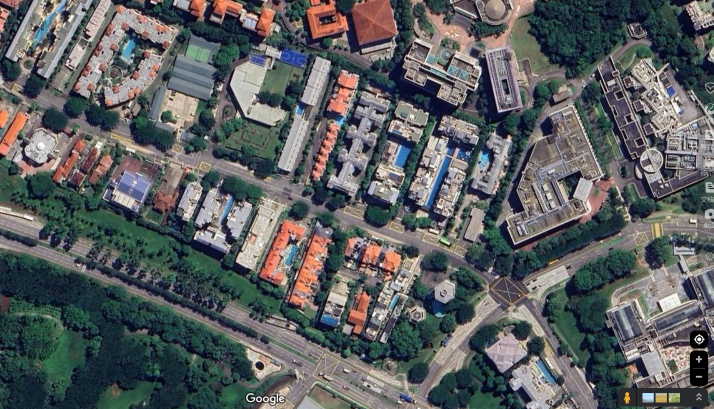
#> input picture map.png, 1427 x 818 px (shown at 1/2 size)
$ python average_spl.py
#> lines starting #> are read from the running program, lines starting #| are printed output that depends on the picture
import matplotlib.pyplot as plt
import matplotlib.image as mpimg
import numpy as np
from matplotlib.cm import ScalarMappable
from matplotlib.colors import Normalize

# 加载地图图片
def load_map_image(image_path):
#> called with image_path = 'map.png'
    return mpimg.imread(image_path)
#> returned value is the input picture: shape (818, 1427, 4) float32; mean R, G, B, A 0.36, 0.372, 0.376, 1

# 定义颜色映射：70dB -> 深红色，49dB -> 浅红色
def db_to_color(db):
    # 将分贝值线性映射到 0-1 的范围
    min_db, max_db = 49, 80
    normalized_value = (db - min_db) / (max_db - min_db)
    normalized_value = np.clip(normalized_value, 0, 1)  # 确保值在 [0, 1] 范围内
    # RGB 颜色：深红色 (0.5, 0, 0) 对应 70 dB，浅红色 (1, 0.7, 0.7) 对应 49 dB
    r = 1 - 0.5 * normalized_value
    g = 0.7 - 0.7 * normalized_value
    b = 0.7 - 0.7 * normalized_value
    return (r, g, b)

# 绘制地图并标注点
def plot_sound_map(image_path, points):
    # 加载地图图片
    map_image = load_map_image(image_path)
    height, width = map_image.shape[:2]  # 获取地图的高度和宽度
#> height = 818; width = 1427

    # 创建绘图
    fig, ax = plt.subplots(figsize=(10, 10))
    ax.imshow(map_image, extent=[0, width, 0, height])  # 显示地图图片

    for point in points:
        x, y, db = point  # 获取点的坐标和分贝值
        color = db_to_color(db)  # 根据分贝值计算颜色
        ax.scatter(x, y, color=color, s=100, edgecolor='black')  # 在地图上绘制点

    # 添加颜色条
    norm = Normalize(vmin=49, vmax=80)  # 定义归一化范围
    sm = ScalarMappable(cmap='Reds_r', norm=norm)  # 使用 'Reds_r'（反转的红色渐变）
    sm.set_array([])  # 必须调用 set_array，即使为空
    cbar = plt.colorbar(sm, ax=ax, orientation='vertical', label="Sound Level (dB)")
    cbar.set_label("Sound Level (dB)", fontsize=12)

    # 设置图形属性
    ax.set_title("Average Sound Pressure Level Map", fontsize=14)
    ax.set_xlabel("X Coordinate", fontsize=10)
    ax.set_ylabel("Y Coordinate", fontsize=10)

    plt.show()
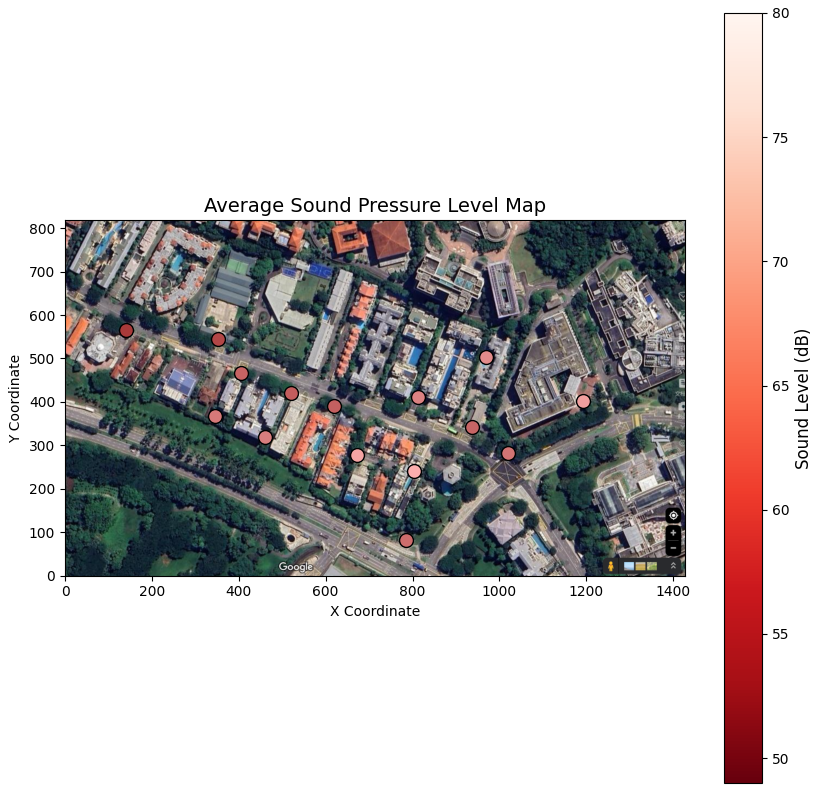
#> figure drawn by matplotlib, 2 panels

# 示例输入：观测点坐标和分贝值
points = [
    (460, 319, 58.2),  # (x, y, dB)
    (346, 367, 59),
    (405, 466, 62.8),
    (521, 420, 63.9),
    (619, 390, 63.4),
    (672, 278, 51.5),
    (803, 241, 49.8),
    (812, 411, 57.5),
    (1020, 283, 59.9),
    (1192, 402, 52.3),
    (937, 342, 62.5),
    (785, 82, 61),
    (352, 545, 67.7),
    (140, 566, 69.9),
    (969, 503, 55.8)
]

# 地图图片路径
image_path = "map.png"

# 绘制声音地图
plot_sound_map(image_path, points)

$ run again, with avg_spl.png copied over map.png
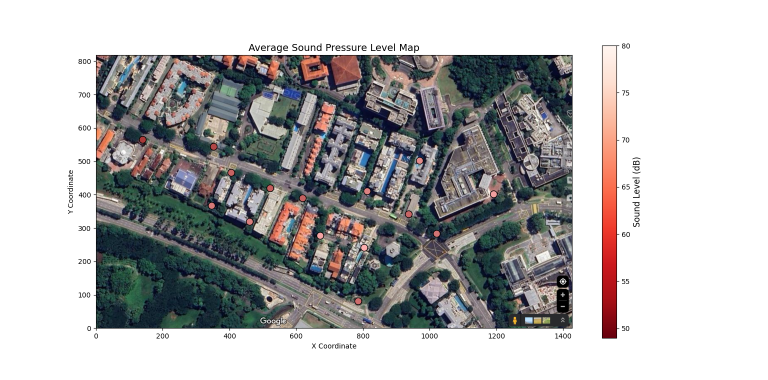
#> input picture avg_spl.png, 1536 x 759 px (shown at 1/2 size)
#> in load_map_image, returned value is the input picture: shape (759, 1536, 4) float32; mean R, G, B, A 0.706, 0.704, 0.705, 1
#> in plot_sound_map, `plt.show()`:
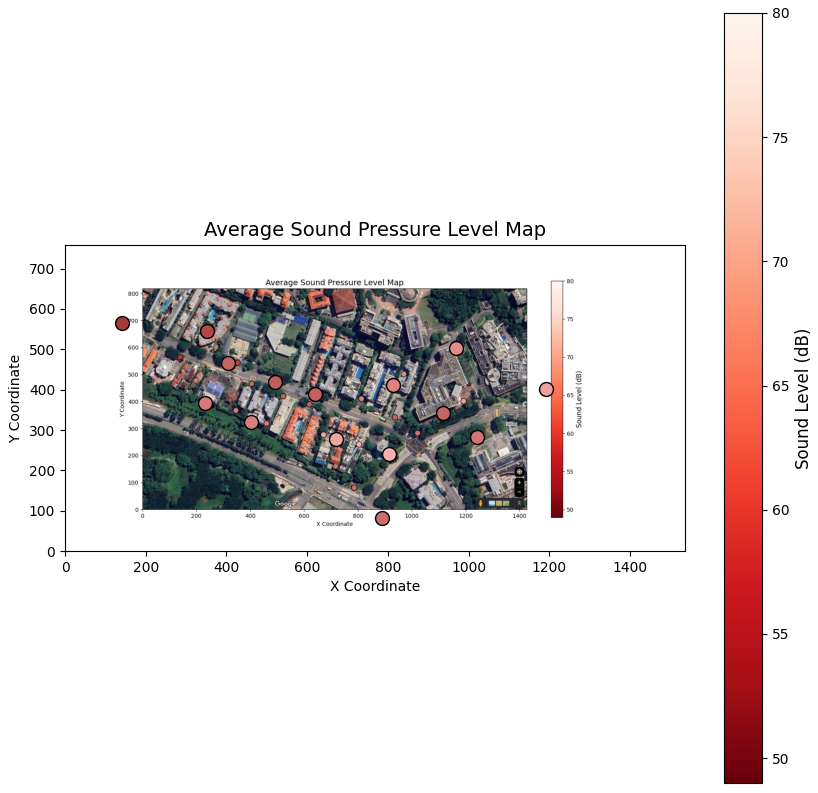
#> figure drawn by matplotlib, 2 panels
